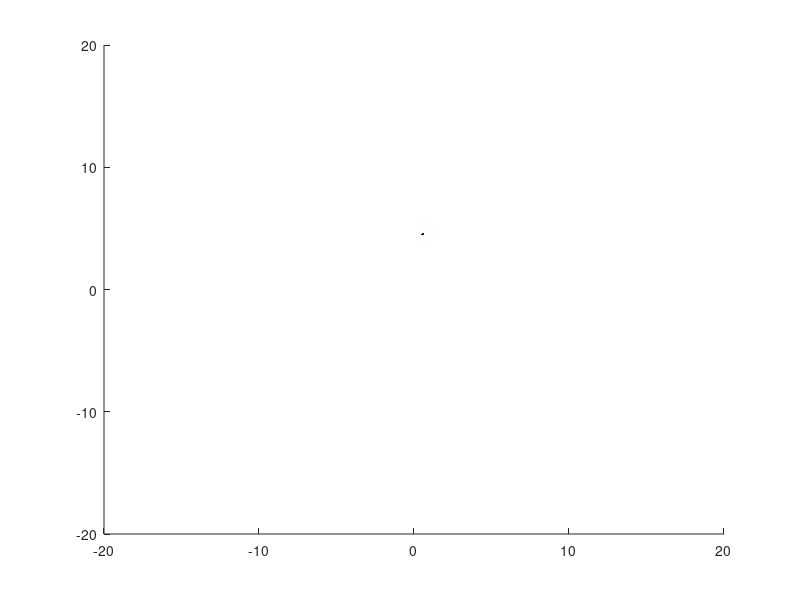

Write the MATLAB code that produced this figure. (Note: this script raises an error after producing the figure.)
%
% Author Patric Jensfelt
%
clear
figure(1)
clf

displayCorrelations = 1

% Sampling rate
dT = 0.1;

%% True model parameters
% Commanded speed in vehicle frame, corresponding to moving in 
% a circle of radius 5m
vx = 0.5;
vy = 0;
yawrate = 0.1;

% Process noise
xStd = 1e-9;
yStd = 1e-9;
yawStd = 1e-9;
vxStd = 0.001;
vyStd = 0.001;
yawrateStd = 0.001;

% Measurement noise
xMeasStd = 1;
yMeasStd = 1;

%% Filter model parameters
% Commanded speed in vehicle frame
vxF = 0.5;
vyF = 0;
yawrateF = 0.1;

% Process noise
xStdF = 1e-9;
yStdF = 1e-9;
yawStdF = 1e-9;
vxStdF = 0.001;
vyStdF = 0.001;
yawrateStdF = 0.001;

% Measurement noise
xMeasStdF = 1;
yMeasStdF = 1;

%% Run simulation

% Display handles to
h = [];

axis(20*[-1 1 -1 1])

% True state generated at random pose in 5m disc
startRadius = 5*rand(1,1);
startBearing = 2*pi*rand(1,1);
xt=startRadius*cos(startBearing); 
yt=startRadius*sin(startBearing); 
yawt=2*pi*rand(1,1);

% Initialize the estimate at 0,0,0 
X0 = zeros(3,1); % State estimate
P0 = 1e6*eye(3); % State covariance matrix

X = X0;
P = P0;

iter = 0;

% To experiment with what happens to the filter when we have no information 
% about the motion and the input is just noise
driveByPureNoise = 1
if driveByPureNoise
    vxF = 0;
    vyF = 0;
    yawrateF = 0;
    xStdF = 0.1;
    yStdF = 0.1;
    yawStdF = 0.1;
end

run = 1
while (run)
    
    % Noise command signals
    vxPN = (vx + vxStd*randn(1,1));
    vyPN = (vy + vyStd*randn(1,1));

    % Update true pose which includes some noise ontop of the commanded signals
    xt = xt + vxPN*dT*cos(yawt) - vyPN*dT*sin(yawt) + xStd*randn(1,1);
    yt = yt + vxPN*dT*sin(yawt) + vyPN*dT*cos(yawt) + yStd*randn(1,1);
    yawt = yawt + (yawrate + yawrateStd*randn(1,1))*dT + yawStd*randn(1,1);

    %%%%%%%%%%%%%%%%%%%%%%%%%%%%%%%%%%%%%%%%%%%%%%%%%%
    % Predict motion x=f(x)h
    X(1) = X(1) + vxF*dT*cos(X(3)) - vyF*dT*sin(X(3));
    X(2) = X(2) + vxF*dT*sin(X(3)) + vyF*dT*cos(X(3));
    X(3) = X(3) + yawrateF*dT;

    % Jacobian of system dynamics "f(x)" w.r.t. to state variables
    A = [ [ 1, 0, -vxF*dT*sin(X(3))-vyF*dT*cos(X(3))];
          [ 0, 1, vxF*dT*cos(X(3))-vyF*dT*sin(X(3))];
          [ 0, 0, 1] ];

    % Jacibian of system dynamics "f(x)" w.r.t. the noise variables with std
    % xStd, yStd, yawStd, vxStd, vyStd, yawrateStd
    W = [1 0 0 dT*cos(X(3)) -dT*sin(X(3)) 0; 0 1 0 dT*sin(X(3)) dT*cos(X(3)) 0; 0 0 1 0 0 dT];
    Q = (diag([xStdF yStdF yawStdF vxStdF vyStdF yawrateStdF])).^2;

    % Update state covariance matrix
    P = A*P*A' + W*Q*W';

    %%%%%%%%%%%%%%%%%%%%%%%%%%%%%%%%%%%%%%%%%%%%%%%%%%
    % Measurement update assuming a measurement (x,y) = h(x)

    % Generate measurements from h(x)
    xMeas = xt + xMeasStd*randn(1,1);
    yMeas = yt + yMeasStd*randn(1,1);

    % Jacobian of the measurement function "h(x)"
    H = [1 0 0; 0 1 0];
    innov = [xMeas - X(1);yMeas - X(2)];
    R = (diag([xMeasStdF yMeasStdF])).^2;

    % Kalman filte rmeasurement update
    K = P*H'*inv(H*P*H' + R);
    X = X + K*innov;
    P = (eye(3) - K*H)*P;

    if ~isempty(h)
        delete(h);
    end
    hold on
    h = [plot(X(1,:),X(2,:),'b.') display_robot(xt,yt,yawt,'k',1)];
    h = [h plot(xMeas, yMeas,'xm')];
    h = [h plot_2dgauss(X(1:2), P(1:2,1:2), 'b', true)];
    dirLen = 2.5;
    h = [h plot([X(1)+[0 dirLen*cos(X(3))]], [X(2)+[0 dirLen*sin(X(3))]],'b')];
    h = [h plot([X(1)+[0 dirLen*cos(X(3)+3*sqrt(P(3,3)))]], [X(2)+[0 dirLen*sin(X(3)+3*sqrt(P(3,3)))]],'b')];
    hold off
    drawnow;
    
    if displayCorrelations
        figure(2)
        imagesc(P)
        title('Covariance matrix P')
        figure(1)

        if iter == 0
            disp('')
            disp('')
            disp('Make sure that the two figures are visible and do not overlap')
            disp('Press ENTER to start continue')
            pause
        end
    end
    
    iter = iter + 1;
end





